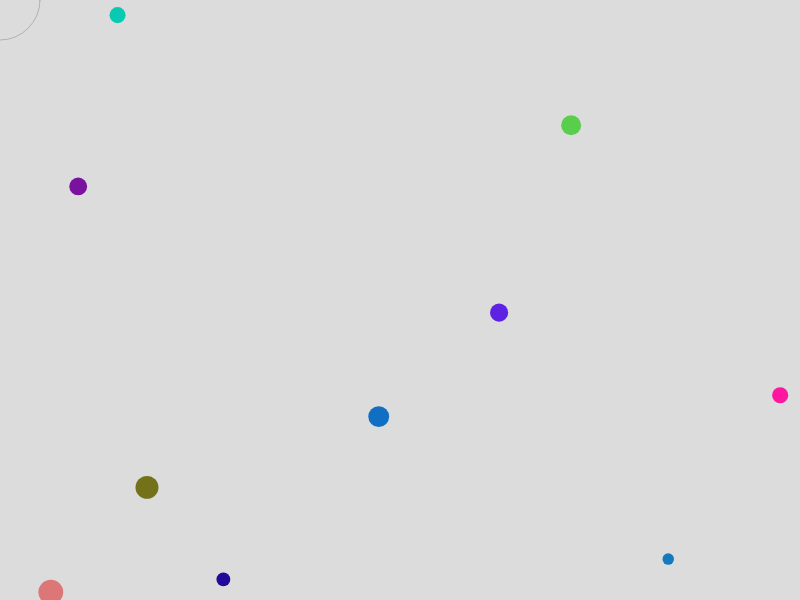
Frame 1 (no input)
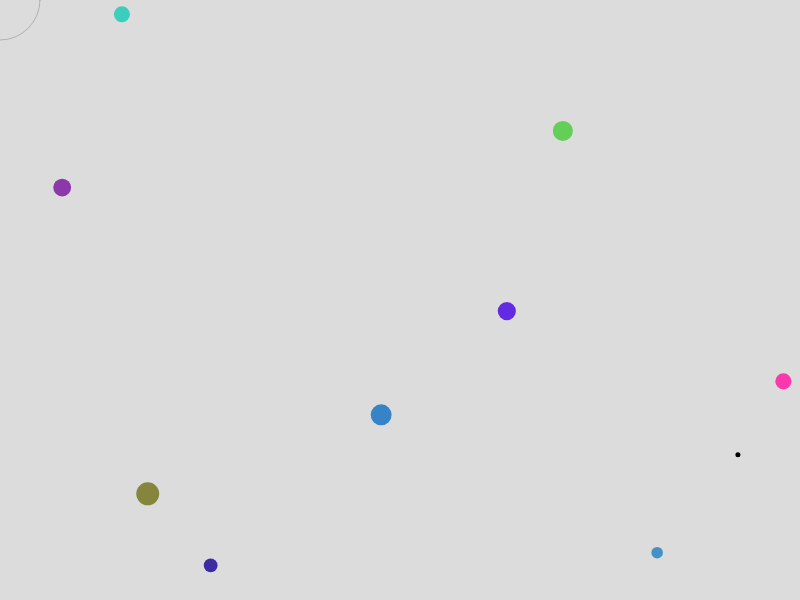
Frame 60 (no input)
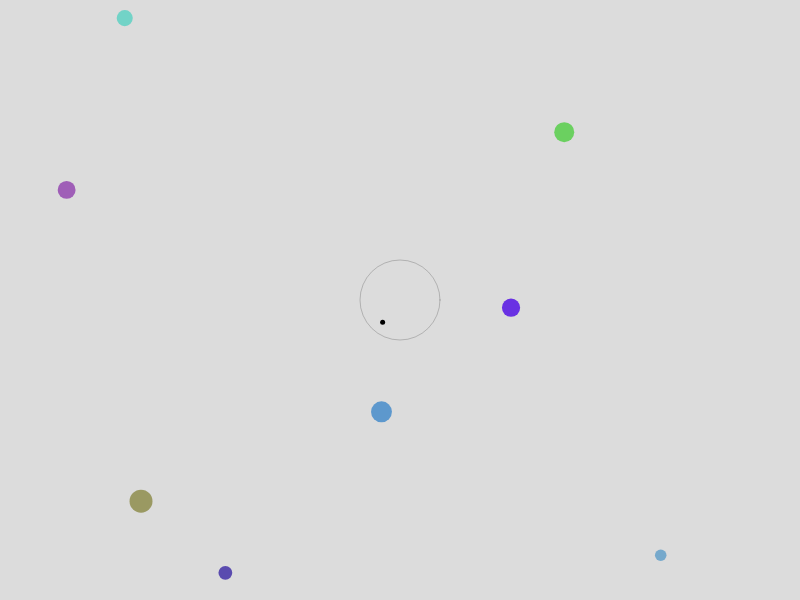
Frame 120 (the mouse pressed at the canvas centre since frame 60)

The p5.js sketch that drew these frames (run headless with seeded random() and noise() and a simulated clock; from frame 60 on, the mouse is pressed at the canvas centre):

// p5.js sketch
// ── sketch.js
var cells = [];
var startCells = 10;
var maxCells = 1500;
var zapRate = 0.01;
var zapSize = 5;
var zapLethality = 0.015;
var zapRange = 80;
var killMode = false;

function setup() {
  createCanvas(800, 600);
  
  for (var i = 0; i < startCells; i++) {
    cells.push(new Cell());
  }
}

function draw() {
  background(220, 220, 220);
  
  for (var i = cells.length - 1; i >= 0; i--) {
    cells[i].update();
    if (cells[i].isDead()) {
      cells.splice(i, 1);
    }
  }
  
  for (var i = cells.length - 1; i >= 0; i--) {
    cells[i].show();
  }

  if (random(0, 1) <= zapRate) {
    zap(random(width), random(height));
  }
  
  checkKeys();
  checkMouseZap();
  drawZapArea();
}

function checkKeys() {
  if (keyIsDown(UP_ARROW)) {
    zapRange *= 1.01;
  }
  
  if (keyIsDown(DOWN_ARROW)) {
    zapRange /= 1.01;
  }
}

function keyReleased() {
  if (keyCode === 32) {
    killMode = !killMode;
  }
}

function checkMouseZap() {
  if (mouseIsPressed) {
    if (killMode) {
      kill();
    } else {
      var r = random(zapRange / 2);
      var a = random(TWO_PI);
      var x = mouseX + cos(a) * r;
      var y = mouseY + sin (a) * r;
      
      zap(x, y);
    }
  }
}

function drawZapArea() {
  push();
    stroke(0, 50);
    if (killMode) {
      fill(255, 0, 0, 30);
    } else {
      noFill();
    }
    ellipse(mouseX, mouseY, zapRange);
  pop();
}

function kill() {
  for (var i = cells.length - 1; i >= 0; i--) {
    if (dist(cells[i].pos.x, cells[i].pos.y, mouseX, mouseY)
        <= zapRange / 2) {
      cells.splice(i, 1);
    }
  }
  
  push();
    stroke(0, 50);
    fill(255, 0, 0, 80);
    ellipse(mouseX, mouseY, zapRange);
  pop();
}

function zap(w, h) {
  var hit = createVector(w, h);
  var zapKill;
  if (random(0, 1) <= zapLethality) {
    zapKill = true;
  } else {
    zapKill = false;
  }
  
  push();
    noStroke();
    fill(0);
    ellipse(hit.x, hit.y, zapSize);
  pop();
  
  for (var i = cells.length - 1; i >= 0; i--) {
    if (dist(cells[i].pos.x, cells[i].pos.y, hit.x, hit.y)
        <= cells[i].gen.size) {
      if (zapKill) {
        cells.splice(i, 1);
      } else {
        cells[i].dna.mutate();
      }
    }
  }
}

// ── cellDNA.js
class DNA {
  constructor(genes) {
    this.genes = genes || function() {
      var genes = {};
      genes.size = random(5, 25);
      genes.r = random(256);  // check for < 0 || > 255 after mutaiton
      genes.g = random(256);
      genes.b = random(256);
      genes.ageRate = random(0.01, 0.5);
      genes.spawnChance = random(0.001, 0.002);
      genes.speed = random(0.01, 5);
      return genes;
    }();
  }
  
  clone() {
    var newGenes = Object.assign({}, this.genes);
    return new DNA(newGenes);
  }
  
  mutate(gene) {
    var gene = gene || random(Object.keys(this.genes));
    var mod = this.genes[gene] * 0.1;
    this.genes[gene] += random([-mod, mod]);
  }
}

class Cell {
  constructor(pos, dna) {
    this.pos = pos || createVector(random(width), random(height));
    if (dna) {
      this.dna = dna.clone();
    } else {
      this.dna = new DNA()
    }
    this.gen = this.dna.genes;
    this.hp = 100;
    this.a = 255;
  }
  
  update() {
    this.pos.add(createVector(
      random(-this.gen.speed, this.gen.speed),
      random(-this.gen.speed, this.gen.speed)
    ));
    
    this.hp -= this.gen.ageRate;
    this.a = map(this.hp, 0, 100, 20, 255)
  
    if (random(0, 1) <= this.gen.spawnChance) {
      if (cells.length < maxCells) {
        this.spawn();
      }
    }
  }
  
  isDead() {
    return (this.hp <= 0 ||
            this.pos.x < 0 || this.pos.x > width ||
            this.pos.y < 0 || this.pos.y > height);
  }
  
  spawn() {
    var newPos = createVector(
      this.pos.x + random(-2 * this.gen.size, 2 * this.gen.size),
      this.pos.y + random(-2 * this.gen.size, 2 * this.gen.size)
    );
    
    cells.push(new Cell(newPos, this.dna));
  }
  
  show() {
    push();
      noStroke();
      fill(this.gen.r, this.gen.g, this.gen.b, this.a);
      ellipse(this.pos.x, this.pos.y, this.gen.size);
    pop();
  }
}

// ── style.css
html, body {
  height: 100%;
}

body {
  padding: 0;
  margin: 0;
  display: flex;

  /* This centers our sketch horizontally. */
  justify-content: center;

  /* This centers our sketch vertically. */
  align-items: center;
  background-color: rgb(51, 51, 51);
  color: rgb(255, 255, 255);
}
